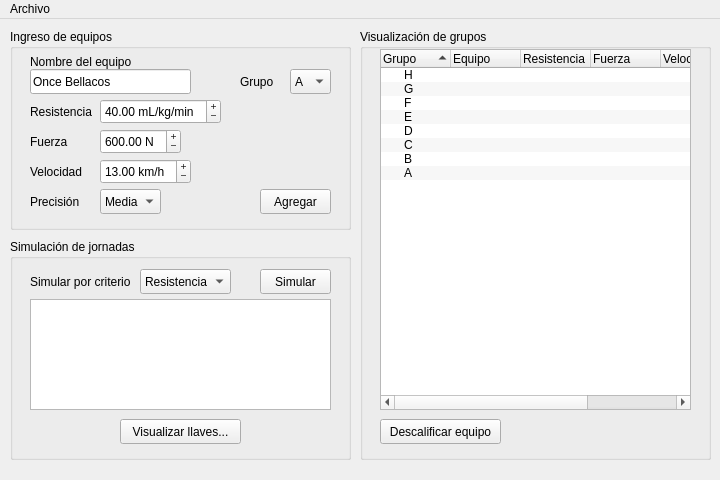
<?xml version="1.0" encoding="UTF-8"?>
<ui version="4.0">
 <class>MainWindow</class>
 <widget class="QMainWindow" name="MainWindow">
  <property name="geometry">
   <rect>
    <x>0</x>
    <y>0</y>
    <width>720</width>
    <height>480</height>
   </rect>
  </property>
  <property name="sizePolicy">
   <sizepolicy hsizetype="Preferred" vsizetype="Preferred">
    <horstretch>0</horstretch>
    <verstretch>0</verstretch>
   </sizepolicy>
  </property>
  <property name="minimumSize">
   <size>
    <width>720</width>
    <height>480</height>
   </size>
  </property>
  <property name="maximumSize">
   <size>
    <width>720</width>
    <height>480</height>
   </size>
  </property>
  <property name="windowTitle">
   <string>ＥＮＦＥＲＭＯＳ　ＰＯＲ　ＥＬ　ＦＵＴＢＯＬ</string>
  </property>
  <property name="toolButtonStyle">
   <enum>Qt::ToolButtonIconOnly</enum>
  </property>
  <widget class="QWidget" name="centralWidget">
   <widget class="QGroupBox" name="groupBoxIngreso">
    <property name="geometry">
     <rect>
      <x>10</x>
      <y>10</y>
      <width>341</width>
      <height>201</height>
     </rect>
    </property>
    <property name="title">
     <string>Ingreso de equipos</string>
    </property>
    <widget class="QComboBox" name="comboBoxPrecision">
     <property name="geometry">
      <rect>
       <x>90</x>
       <y>160</y>
       <width>61</width>
       <height>25</height>
      </rect>
     </property>
     <property name="sizePolicy">
      <sizepolicy hsizetype="MinimumExpanding" vsizetype="Fixed">
       <horstretch>0</horstretch>
       <verstretch>0</verstretch>
      </sizepolicy>
     </property>
     <property name="currentText">
      <string>Media</string>
     </property>
     <property name="currentIndex">
      <number>1</number>
     </property>
     <item>
      <property name="text">
       <string>Baja</string>
      </property>
     </item>
     <item>
      <property name="text">
       <string>Media</string>
      </property>
     </item>
     <item>
      <property name="text">
       <string>Alta</string>
      </property>
     </item>
    </widget>
    <widget class="QDoubleSpinBox" name="doubleSpinBoxResistencia">
     <property name="geometry">
      <rect>
       <x>90</x>
       <y>70</y>
       <width>121</width>
       <height>25</height>
      </rect>
     </property>
     <property name="wrapping">
      <bool>true</bool>
     </property>
     <property name="buttonSymbols">
      <enum>QAbstractSpinBox::PlusMinus</enum>
     </property>
     <property name="accelerated">
      <bool>true</bool>
     </property>
     <property name="showGroupSeparator" stdset="0">
      <bool>false</bool>
     </property>
     <property name="suffix">
      <string> mL/kg/min</string>
     </property>
     <property name="maximum">
      <double>200.000000000000000</double>
     </property>
     <property name="singleStep">
      <double>0.200000000000000</double>
     </property>
     <property name="value">
      <double>40.000000000000000</double>
     </property>
    </widget>
    <widget class="QDoubleSpinBox" name="doubleSpinBoxFuerza">
     <property name="geometry">
      <rect>
       <x>90</x>
       <y>100</y>
       <width>81</width>
       <height>25</height>
      </rect>
     </property>
     <property name="wrapping">
      <bool>true</bool>
     </property>
     <property name="buttonSymbols">
      <enum>QAbstractSpinBox::PlusMinus</enum>
     </property>
     <property name="accelerated">
      <bool>true</bool>
     </property>
     <property name="suffix">
      <string> N</string>
     </property>
     <property name="maximum">
      <double>5000.000000000000000</double>
     </property>
     <property name="singleStep">
      <double>5.000000000000000</double>
     </property>
     <property name="value">
      <double>600.000000000000000</double>
     </property>
    </widget>
    <widget class="QLabel" name="labelNombre">
     <property name="geometry">
      <rect>
       <x>20</x>
       <y>20</y>
       <width>161</width>
       <height>25</height>
      </rect>
     </property>
     <property name="text">
      <string>Nombre del equipo</string>
     </property>
    </widget>
    <widget class="QDoubleSpinBox" name="doubleSpinBoxVelocidad">
     <property name="geometry">
      <rect>
       <x>90</x>
       <y>130</y>
       <width>91</width>
       <height>25</height>
      </rect>
     </property>
     <property name="wrapping">
      <bool>true</bool>
     </property>
     <property name="buttonSymbols">
      <enum>QAbstractSpinBox::PlusMinus</enum>
     </property>
     <property name="accelerated">
      <bool>true</bool>
     </property>
     <property name="suffix">
      <string> km/h</string>
     </property>
     <property name="maximum">
      <double>100.000000000000000</double>
     </property>
     <property name="singleStep">
      <double>0.100000000000000</double>
     </property>
     <property name="value">
      <double>13.000000000000000</double>
     </property>
    </widget>
    <widget class="QLineEdit" name="lineEditNombre">
     <property name="geometry">
      <rect>
       <x>20</x>
       <y>40</y>
       <width>161</width>
       <height>25</height>
      </rect>
     </property>
     <property name="text">
      <string>Once Bellacos</string>
     </property>
    </widget>
    <widget class="QLabel" name="labelVelocidad">
     <property name="geometry">
      <rect>
       <x>20</x>
       <y>130</y>
       <width>71</width>
       <height>25</height>
      </rect>
     </property>
     <property name="text">
      <string>Velocidad</string>
     </property>
    </widget>
    <widget class="QLabel" name="labelResistencia">
     <property name="geometry">
      <rect>
       <x>20</x>
       <y>70</y>
       <width>71</width>
       <height>25</height>
      </rect>
     </property>
     <property name="text">
      <string>Resistencia</string>
     </property>
    </widget>
    <widget class="QLabel" name="labelFuerza">
     <property name="geometry">
      <rect>
       <x>20</x>
       <y>100</y>
       <width>71</width>
       <height>25</height>
      </rect>
     </property>
     <property name="text">
      <string>Fuerza</string>
     </property>
    </widget>
    <widget class="QLabel" name="labelPrecision">
     <property name="geometry">
      <rect>
       <x>20</x>
       <y>160</y>
       <width>71</width>
       <height>25</height>
      </rect>
     </property>
     <property name="text">
      <string>Precisión</string>
     </property>
    </widget>
    <widget class="QComboBox" name="comboBoxGrupo">
     <property name="geometry">
      <rect>
       <x>280</x>
       <y>40</y>
       <width>41</width>
       <height>25</height>
      </rect>
     </property>
     <property name="currentText">
      <string>A</string>
     </property>
     <property name="currentIndex">
      <number>0</number>
     </property>
     <item>
      <property name="text">
       <string>A</string>
      </property>
     </item>
     <item>
      <property name="text">
       <string>B</string>
      </property>
     </item>
     <item>
      <property name="text">
       <string>C</string>
      </property>
     </item>
     <item>
      <property name="text">
       <string>D</string>
      </property>
     </item>
     <item>
      <property name="text">
       <string>E</string>
      </property>
     </item>
     <item>
      <property name="text">
       <string>F</string>
      </property>
     </item>
     <item>
      <property name="text">
       <string>G</string>
      </property>
     </item>
     <item>
      <property name="text">
       <string>H</string>
      </property>
     </item>
    </widget>
    <widget class="QLabel" name="labelGrupo">
     <property name="geometry">
      <rect>
       <x>230</x>
       <y>40</y>
       <width>41</width>
       <height>25</height>
      </rect>
     </property>
     <property name="text">
      <string>Grupo</string>
     </property>
    </widget>
    <widget class="QPushButton" name="pushButtonAgregar">
     <property name="geometry">
      <rect>
       <x>250</x>
       <y>160</y>
       <width>71</width>
       <height>25</height>
      </rect>
     </property>
     <property name="text">
      <string>Agregar</string>
     </property>
     <property name="default">
      <bool>false</bool>
     </property>
     <property name="flat">
      <bool>false</bool>
     </property>
    </widget>
   </widget>
   <widget class="QGroupBox" name="groupBox">
    <property name="geometry">
     <rect>
      <x>360</x>
      <y>10</y>
      <width>351</width>
      <height>431</height>
     </rect>
    </property>
    <property name="title">
     <string>Visualización de grupos</string>
    </property>
    <widget class="QTreeWidget" name="treeWidgetGrupos">
     <property name="geometry">
      <rect>
       <x>20</x>
       <y>20</y>
       <width>311</width>
       <height>361</height>
      </rect>
     </property>
     <property name="autoScroll">
      <bool>false</bool>
     </property>
     <property name="autoScrollMargin">
      <number>1</number>
     </property>
     <property name="alternatingRowColors">
      <bool>true</bool>
     </property>
     <property name="verticalScrollMode">
      <enum>QAbstractItemView::ScrollPerPixel</enum>
     </property>
     <property name="sortingEnabled">
      <bool>true</bool>
     </property>
     <property name="animated">
      <bool>true</bool>
     </property>
     <property name="allColumnsShowFocus">
      <bool>true</bool>
     </property>
     <attribute name="headerDefaultSectionSize">
      <number>70</number>
     </attribute>
     <attribute name="headerStretchLastSection">
      <bool>false</bool>
     </attribute>
     <column>
      <property name="text">
       <string>Grupo</string>
      </property>
     </column>
     <column>
      <property name="text">
       <string>Equipo</string>
      </property>
     </column>
     <column>
      <property name="text">
       <string>Resistencia</string>
      </property>
     </column>
     <column>
      <property name="text">
       <string>Fuerza</string>
      </property>
     </column>
     <column>
      <property name="text">
       <string>Velocidad</string>
      </property>
     </column>
     <column>
      <property name="text">
       <string>Precisión</string>
      </property>
     </column>
     <item>
      <property name="text">
       <string>H</string>
      </property>
     </item>
     <item>
      <property name="text">
       <string>G</string>
      </property>
     </item>
     <item>
      <property name="text">
       <string>F</string>
      </property>
     </item>
     <item>
      <property name="text">
       <string>E</string>
      </property>
     </item>
     <item>
      <property name="text">
       <string>D</string>
      </property>
     </item>
     <item>
      <property name="text">
       <string>C</string>
      </property>
     </item>
     <item>
      <property name="text">
       <string>B</string>
      </property>
     </item>
     <item>
      <property name="text">
       <string>A</string>
      </property>
     </item>
    </widget>
    <widget class="QPushButton" name="pushButtonDescalificar">
     <property name="geometry">
      <rect>
       <x>20</x>
       <y>390</y>
       <width>121</width>
       <height>25</height>
      </rect>
     </property>
     <property name="text">
      <string>Descalificar equipo</string>
     </property>
    </widget>
   </widget>
   <widget class="QGroupBox" name="groupBoxSimulacion">
    <property name="geometry">
     <rect>
      <x>10</x>
      <y>220</y>
      <width>341</width>
      <height>221</height>
     </rect>
    </property>
    <property name="title">
     <string>Simulación de jornadas</string>
    </property>
    <widget class="QComboBox" name="comboBoxCriterio">
     <property name="geometry">
      <rect>
       <x>130</x>
       <y>30</y>
       <width>91</width>
       <height>25</height>
      </rect>
     </property>
     <property name="currentText">
      <string>Resistencia</string>
     </property>
     <property name="currentIndex">
      <number>0</number>
     </property>
     <item>
      <property name="text">
       <string>Resistencia</string>
      </property>
     </item>
     <item>
      <property name="text">
       <string>Fuerza</string>
      </property>
     </item>
     <item>
      <property name="text">
       <string>Velocidad</string>
      </property>
     </item>
     <item>
      <property name="text">
       <string>Precisión</string>
      </property>
     </item>
    </widget>
    <widget class="QLabel" name="labelCriterio">
     <property name="geometry">
      <rect>
       <x>20</x>
       <y>30</y>
       <width>101</width>
       <height>25</height>
      </rect>
     </property>
     <property name="text">
      <string>Simular por criterio:</string>
     </property>
    </widget>
    <widget class="QPushButton" name="pushButtonSimular">
     <property name="geometry">
      <rect>
       <x>250</x>
       <y>30</y>
       <width>71</width>
       <height>25</height>
      </rect>
     </property>
     <property name="text">
      <string>Simular</string>
     </property>
    </widget>
    <widget class="QPushButton" name="pushButtonVisualizar">
     <property name="geometry">
      <rect>
       <x>110</x>
       <y>180</y>
       <width>121</width>
       <height>25</height>
      </rect>
     </property>
     <property name="text">
      <string>Visualizar llaves...</string>
     </property>
    </widget>
    <widget class="QTreeWidget" name="treeWidgetJornadas">
     <property name="geometry">
      <rect>
       <x>20</x>
       <y>60</y>
       <width>301</width>
       <height>111</height>
      </rect>
     </property>
     <attribute name="headerVisible">
      <bool>false</bool>
     </attribute>
     <column>
      <property name="text">
       <string>Jornada</string>
      </property>
     </column>
    </widget>
   </widget>
  </widget>
  <widget class="QMenuBar" name="menubar">
   <property name="geometry">
    <rect>
     <x>0</x>
     <y>0</y>
     <width>720</width>
     <height>21</height>
    </rect>
   </property>
   <widget class="QMenu" name="menuArchivo">
    <property name="title">
     <string>Archivo</string>
    </property>
    <widget class="QMenu" name="menuCargarCopaReciente">
     <property name="title">
      <string>Cargar copa reciente</string>
     </property>
     <addaction name="actionCopaReciente0"/>
    </widget>
    <addaction name="actionNuevaCopa"/>
    <addaction name="actionCargarCopa"/>
    <addaction name="menuCargarCopaReciente"/>
    <addaction name="actionGuardarCopa"/>
    <addaction name="actionGuardarCopaComo"/>
    <addaction name="separator"/>
    <addaction name="actionSalir"/>
   </widget>
   <addaction name="menuArchivo"/>
  </widget>
  <action name="actionNuevaCopa">
   <property name="text">
    <string>Nueva copa</string>
   </property>
  </action>
  <action name="actionCargarCopa">
   <property name="text">
    <string>Cargar copa...</string>
   </property>
  </action>
  <action name="actionGuardarCopa">
   <property name="text">
    <string>Guardar copa</string>
   </property>
  </action>
  <action name="actionGuardarCopaComo">
   <property name="text">
    <string>Guardar copa como...</string>
   </property>
  </action>
  <action name="actionSalir">
   <property name="text">
    <string>Salir</string>
   </property>
  </action>
  <action name="actionCopaReciente0">
   <property name="text">
    <string>E:/Projects/Code/2024-1/data-structs/src/soccer-brackets/data/data.json</string>
   </property>
  </action>
 </widget>
 <resources/>
 <connections/>
</ui>
